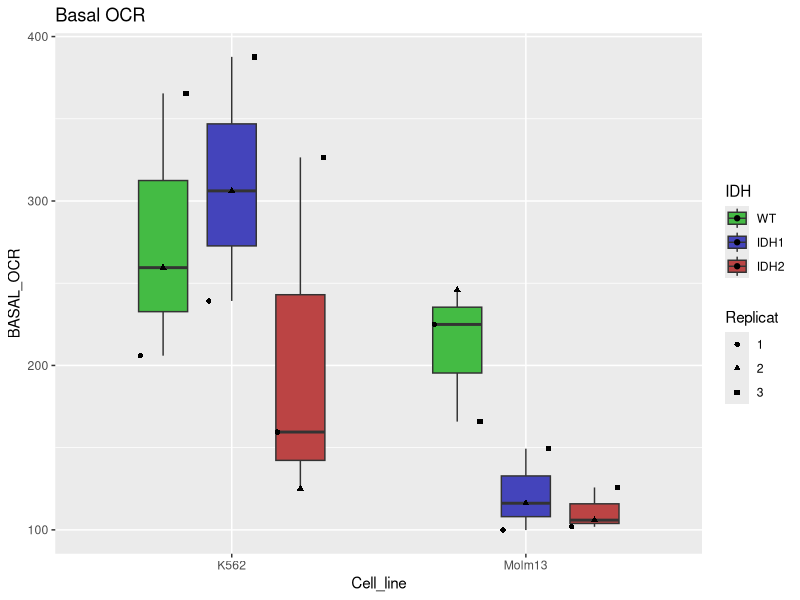
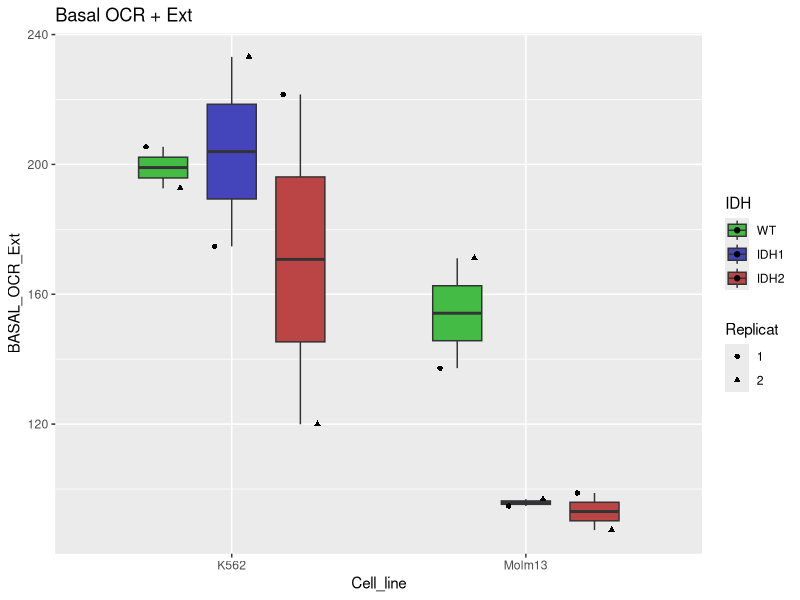
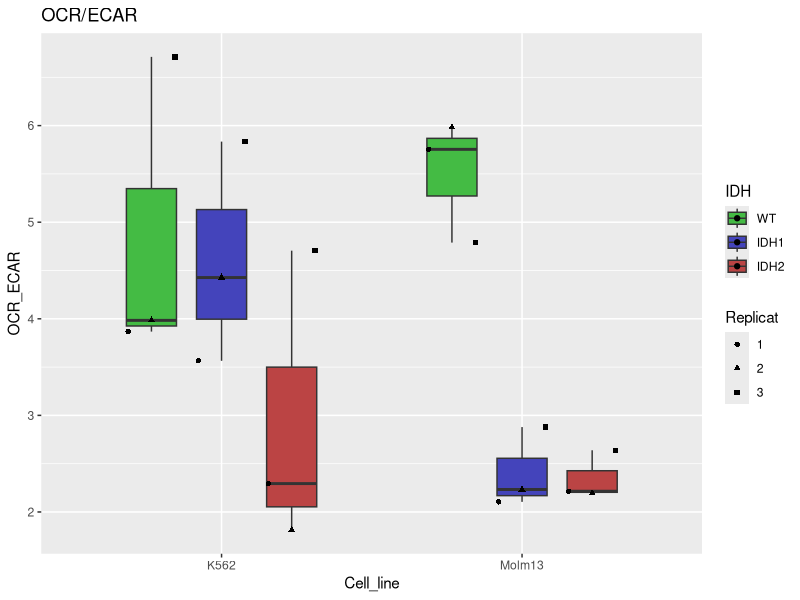
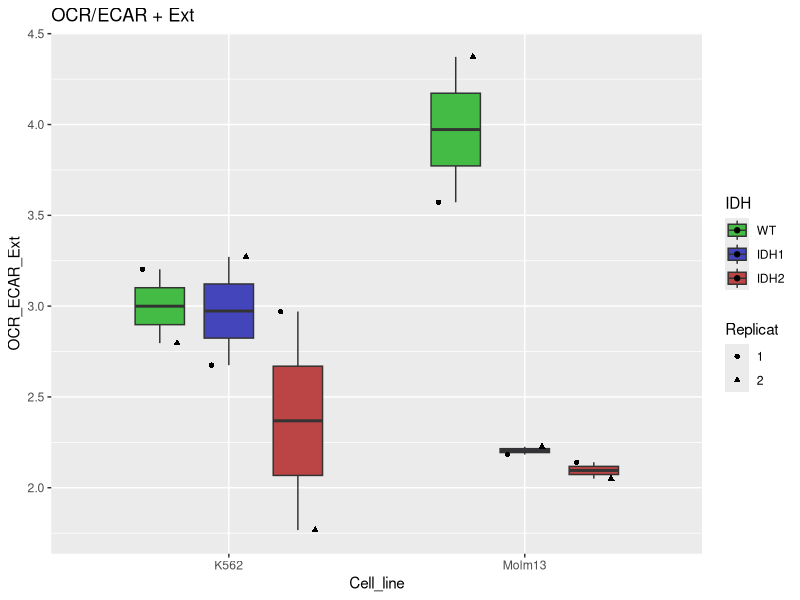
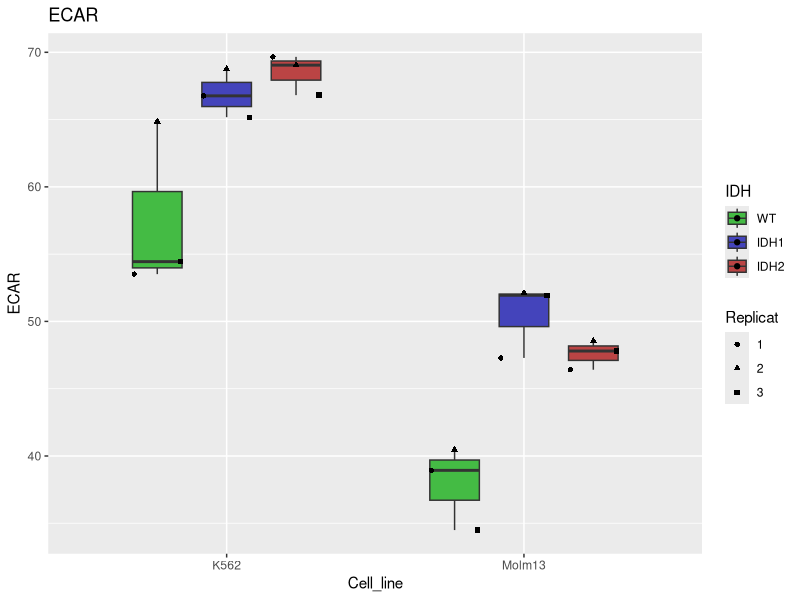
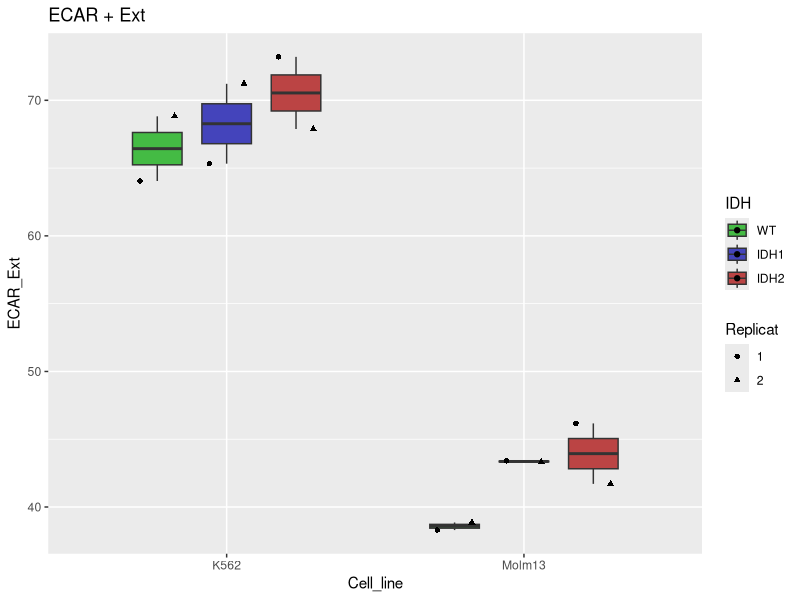
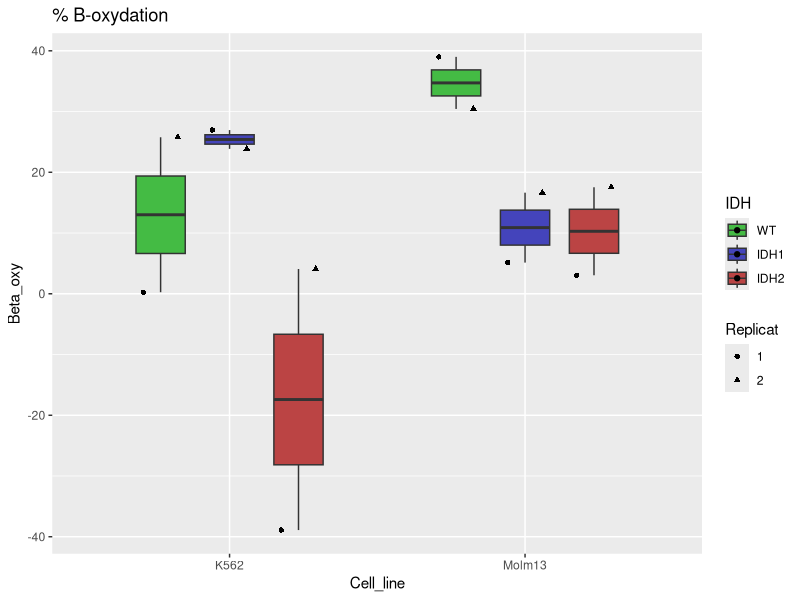
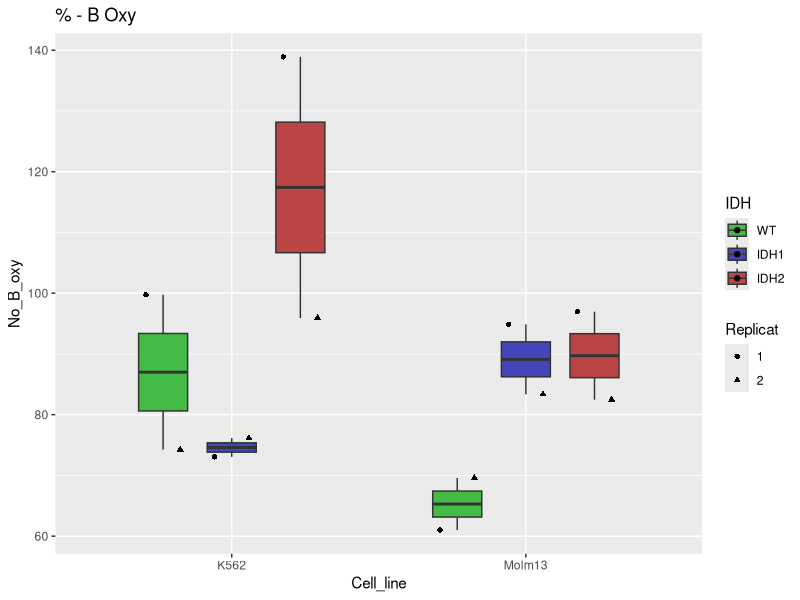

Generate these figures, in order, with R:
## ---- chunk 1
library(dplyr)
library(ggplot2)
## ---- chunk 2
Data_seahorse <- read.table("../../Manip lignee IDH/Seahorse_24_05.csv", sep = "\t", header = T)
Data_seahorse$OCR_ECAR <- Data_seahorse$BASAL_OCR / Data_seahorse$ECAR
Data_seahorse$OCR_ECAR_Ext <- Data_seahorse$BASAL_OCR_Ext / Data_seahorse$ECAR_Ext
Data_seahorse$Beta_oxy <- ((Data_seahorse$BASAL_OCR - Data_seahorse$BASAL_OCR_Ext) / Data_seahorse$BASAL_OCR) * 100
Data_seahorse$Glyco <- (Data_seahorse$BASAL_OCR_Ext / Data_seahorse$BASAL_OCR) * 100
Data_seahorse$pheno <- paste(Data_seahorse$Cell_line, Data_seahorse$IDH_statut, Data_seahorse$Replicat_bio, sep = "_")
## ---- chunk 3
Data_seahorse_pulled <- lapply(unique(Data_seahorse$pheno), function(Pheno){
  tmp <- dplyr::filter(Data_seahorse, pheno == Pheno)
  colMeans(tmp[,5:20]) %>% as.data.frame() %>% t() %>% as.data.frame()
}) %>% data.table::rbindlist()
rownames(Data_seahorse_pulled) <- unique(Data_seahorse$pheno)
Sub_pheno <- Data_seahorse[Data_seahorse$Replicat_tech == 1, 1:4]
Data_seahorse_pulled <- cbind(Sub_pheno, Data_seahorse_pulled)
Data_seahorse_pulled$Beta_oxy <- ((Data_seahorse_pulled$BASAL_OCR - Data_seahorse_pulled$BASAL_OCR_Ext) / Data_seahorse_pulled$BASAL_OCR) * 100
Data_seahorse_pulled$No_B_oxy <- (Data_seahorse_pulled$BASAL_OCR_Ext / Data_seahorse_pulled$BASAL_OCR) * 100
## ---- chunk 4
Basal_OCR <- ggplot(Data_seahorse_pulled, aes(x = Cell_line, y = BASAL_OCR, fill = factor(IDH_statut, levels = c("WT", "IDH1", "IDH2")))) +
  geom_boxplot(position = position_dodge(width = 0.7), width = 0.5) +
  geom_point(aes(x = Cell_line, 
                 color = factor(IDH_statut, levels = c("WT", "IDH1", "IDH2")), 
                 color = "#000000", 
                 shape=factor(Replicat_bio, levels = c(1, 2, 3))), 
             position = position_dodge(width = 0.7)) + 
  labs(fill = c("IDH"), shape = c("Replicat"), color = c("IDH")) +
  scale_fill_manual(values = c("#44BB44", "#4444BB", "#BB4444")) + 
  ggtitle("Basal OCR") + 
  scale_color_manual(values = c("#44BB44", "#4444BB", "#BB4444"))

Basal_OCR
## ---- chunk 5
Basal_OCR_Ext <- dplyr::filter(Data_seahorse_pulled, Replicat_bio != 3) %>% ggplot(aes(x = Cell_line, y = BASAL_OCR_Ext, fill = factor(IDH_statut, levels = c("WT", "IDH1", "IDH2")))) +
  geom_boxplot(position = position_dodge(width = 0.7), width = 0.5) +
  geom_point(aes(x = Cell_line, 
                 color = factor(IDH_statut, levels = c("WT", "IDH1", "IDH2")), 
                 color = "#000000", 
                 shape=factor(Replicat_bio, levels = c(1, 2))), 
             position = position_dodge(width = 0.7)) +
  labs(fill = c("IDH"), shape = c("Replicat"), color = c("IDH")) +
  scale_fill_manual(values = c("#44BB44", "#4444BB", "#BB4444")) + 
  ggtitle("Basal OCR + Ext")

Basal_OCR_Ext
## ---- chunk 6
OCR_ECAR_plot <- ggplot(Data_seahorse_pulled, aes(x = Cell_line, y = OCR_ECAR, fill = factor(IDH_statut, levels = c("WT", "IDH1", "IDH2")))) +
  geom_boxplot(position = position_dodge(width = 0.7), width = 0.5) +
  geom_point(aes(x = Cell_line, 
                 color = factor(IDH_statut, levels = c("WT", "IDH1", "IDH2")), 
                 color = "#000000", 
                 shape=factor(Replicat_bio, levels = c(1, 2, 3))), 
             position = position_dodge(width = 0.7)) +
  labs(fill = c("IDH"), shape = c("Replicat"), color = c("IDH")) +
  scale_fill_manual(values = c("#44BB44", "#4444BB", "#BB4444")) + 
  ggtitle("OCR/ECAR")

OCR_ECAR_plot
## ---- chunk 7
OCR_ECAR_Ext_plot <- dplyr::filter(Data_seahorse_pulled, Replicat_bio != 3) %>% ggplot(aes(x = Cell_line, y = OCR_ECAR_Ext, fill = factor(IDH_statut, levels = c("WT", "IDH1", "IDH2")))) +
  geom_boxplot(position = position_dodge(width = 0.7), width = 0.5) +
geom_point(aes(x = Cell_line, 
                 color = factor(IDH_statut, levels = c("WT", "IDH1", "IDH2")), 
                 color = "#000000", 
                 shape=factor(Replicat_bio, levels = c(1, 2))), 
             position = position_dodge(width = 0.7)) +
  labs(fill = c("IDH"), shape = c("Replicat"), color = c("IDH")) +
  scale_fill_manual(values = c("#44BB44", "#4444BB", "#BB4444")) + ggtitle("OCR/ECAR + Ext")

OCR_ECAR_Ext_plot
## ---- chunk 8
ECAR_plot <- ggplot(Data_seahorse_pulled, aes(x = Cell_line, y = ECAR, fill = factor(IDH_statut, levels = c("WT", "IDH1", "IDH2")))) +
  geom_boxplot(position = position_dodge(width = 0.7), width = 0.5) +
 geom_point(aes(x = Cell_line, 
                 color = factor(IDH_statut, levels = c("WT", "IDH1", "IDH2")), 
                 color = "#000000", 
                 shape=factor(Replicat_bio, levels = c(1, 2, 3))), 
             position = position_dodge(width = 0.7)) +
  labs(fill = c("IDH"), shape = c("Replicat"), color = c("IDH")) +
  scale_fill_manual(values = c("#44BB44", "#4444BB", "#BB4444")) + ggtitle("ECAR")

ECAR_plot
## ---- chunk 9
ECAR_Ext_plot <- dplyr::filter(Data_seahorse_pulled, Replicat_bio != 3) %>% ggplot(aes(x = Cell_line, y = ECAR_Ext, fill = factor(IDH_statut, levels = c("WT", "IDH1", "IDH2")))) +
  geom_boxplot(position = position_dodge(width = 0.7), width = 0.5) +
  geom_point(aes(x = Cell_line, 
                 color = factor(IDH_statut, levels = c("WT", "IDH1", "IDH2")), 
                 color = "#000000", 
                 shape=factor(Replicat_bio, levels = c(1, 2))), 
             position = position_dodge(width = 0.7)) +
  labs(fill = c("IDH"), shape = c("Replicat"), color = c("IDH")) +
  scale_fill_manual(values = c("#44BB44", "#4444BB", "#BB4444")) + ggtitle("ECAR + Ext")

ECAR_Ext_plot
## ---- chunk 10
Beta_oxy_plot <- dplyr::filter(Data_seahorse_pulled, Replicat_bio != 3) %>% ggplot(aes(x = Cell_line, y = Beta_oxy, fill = factor(IDH_statut, levels = c("WT", "IDH1", "IDH2")))) +
  geom_boxplot(position = position_dodge(width = 0.7), width = 0.5) +
geom_point(aes(x = Cell_line, 
                 color = factor(IDH_statut, levels = c("WT", "IDH1", "IDH2")), 
                 color = "#000000", 
                 shape=factor(Replicat_bio, levels = c(1, 2))), 
             position = position_dodge(width = 0.7)) +
  labs(fill = c("IDH"), shape = c("Replicat"), color = c("IDH")) +
  scale_fill_manual(values = c("#44BB44", "#4444BB", "#BB4444")) + ggtitle("% B-oxydation")

Beta_oxy_plot
## ---- chunk 11
No_B_oxy_plot <- dplyr::filter(Data_seahorse_pulled, Replicat_bio != 3) %>% ggplot(aes(x = Cell_line, y = No_B_oxy, fill = factor(IDH_statut, levels = c("WT", "IDH1", "IDH2")))) +
  geom_boxplot(position = position_dodge(width = 0.7), width = 0.5) +
geom_point(aes(x = Cell_line, 
                 color = factor(IDH_statut, levels = c("WT", "IDH1", "IDH2")), 
                 color = "#000000", 
                 shape=factor(Replicat_bio, levels = c(1, 2))), 
             position = position_dodge(width = 0.7)) +
  labs(fill = c("IDH"), shape = c("Replicat"), color = c("IDH")) +
  scale_fill_manual(values = c("#44BB44", "#4444BB", "#BB4444")) + ggtitle("% - B Oxy")

No_B_oxy_plot
